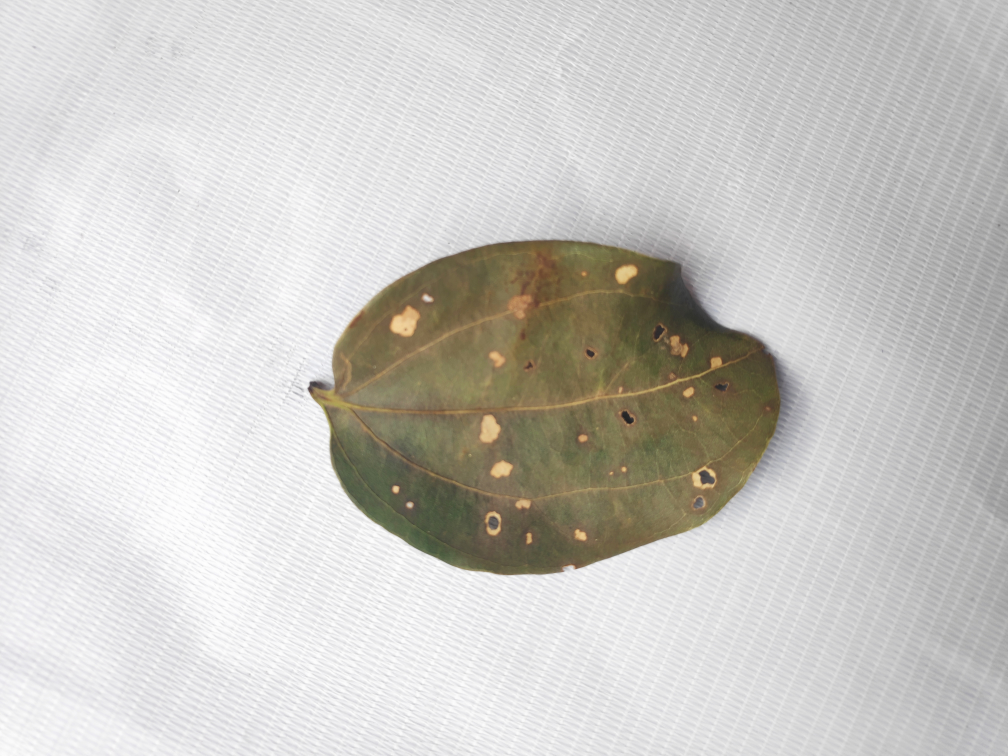
#> input picture raw_leaf_data/dried_diseased/IMG_20190214_151712.jpg, 4032 x 3024 px (shown at 1/4 size); its folder holds only this picture in this run
$ jupyter execute try.ipynb   (shell and % lines are left out)
#> lines starting #> are read from the running program, lines starting #| are printed output that depends on the picture; after the words box and inside, x2 and y2 are one past the last pixel; in counts of white or black regions, pixels touching at a corner belong together
[cell 1]
import os
import cv2
import matplotlib.pyplot as plt
import matplotlib.image as mpimg
import numpy as np

[cell 2]
# global variable
image_path = "raw_leaf_data/"

[cell 3]
def loadImages(path):
    '''
    load image folder into arrays and then return the same array
    '''
    image_files = []

    for fold in os.listdir(path):
        image_files = (image_files +
                       sorted([os.path.join(path, fold, file)
                              for file in os.listdir(
                                  os.path.join(path, fold))]))

    return image_files

[cell 4]
all_images_files = loadImages(image_path)

### Utility functions

#### Display

[cell 5]
def display_one(a, title1='Original'):
    '''
    display one image
    '''
    plt.imshow(a)
    plt.title(title1)
    plt.xticks([]), plt.yticks
    plt.show()

def display(a, b, title1='Original', title2='Edited'):
    '''
    display two images in subplots
    '''
    plt.subplot(121), plt.imshow(a), plt.title(title1)
    plt.xticks([]), plt.yticks([])

    plt.subplot(122), plt.imshow(b), plt.title(title2)
    plt.xticks([]), plt.yticks([])

    plt.show()

#### Preprocessing

[cell 6]
def resizing_image(data, h=220, w=220, use_original_size=True, show=True):
    '''
    resizing image size.
    --------------------------
    data: image file path
    h: height
    w: width
    use_original_size: Use original image size
    show: plot the image
    '''
#> called with h = 220, w = 220, use_original_size = True, show = True
    # loading image
    # getting 3 images to work with
    img  = cv2.imread(data, cv2.IMREAD_UNCHANGED)
#> img is the input picture: shape (3024, 4032, 3); mean B, G, R 197, 201.2, 203

    print("Original size:", img.shape)
#| Original size: (3024, 4032, 3)

    # -----------------------------------
    # setting dim of the resize
    if use_original_size:
        height = img.shape[0]
#> height = 3024
        width = img.shape[1]
#> width = 4032
    else:
        height = h
        width = w
    dim = (width, height)
#> dim = (4032, 3024)

    res_img = cv2.resize(img, dim, interpolation=cv2.INTER_LINEAR)

    # Checking the size
    print("Resized:", res_img.shape)
#| Resized: (3024, 4032, 3)

    # viz the images in the array
    original = res_img
    if show:
        display_one(original)

    return res_img

[cell 7]
resizing_image(all_images_files[0])

[cell 8]
def image_shape_distribution(image_file_paths=all_images_files, verbose=True):
    # loading files
    print('loading files...')
    image_sizes = []
    for i in image_file_paths:
        timg = cv2.imread(i, cv2.IMREAD_UNCHANGED).shape
        image_sizes.append(timg)
        if verbose:
            print('loaded'+ i)

    print("printing scatter plot")
    plt.scatter(x=image_sizes[0], y=image_sizes[1])
    plt.show()
    return image_sizes

[cell 9]
# (takes a few minutes to load)
#image_size_list = image_shape_distribution(verbose=False)

[cell 10]
res_img = resizing_image(all_images_files[0])
#| Original size: (3024, 4032, 3)
#| Resized: (3024, 4032, 3)

[cell 11]
# removing noise using Gaussian smoothing
no_noise=[]

plt.figure(figsize=(20, 10))
blur = cv2.GaussianBlur(res_img, (5,5), 0)
display(res_img, blur)
#> in display, `plt.show()`:
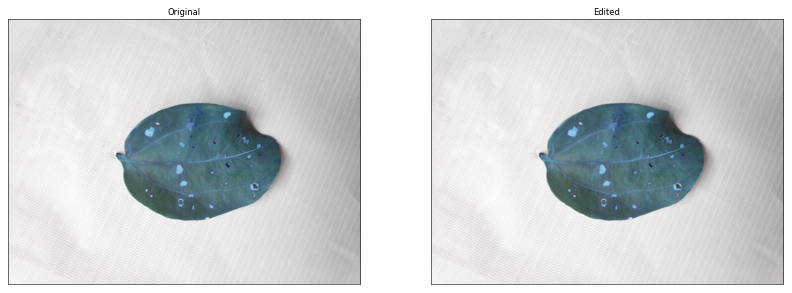
#> figure drawn by matplotlib, 2 panels; B, G, R data is drawn as R, G, B

[cell 12]
# segmentation
gray = cv2.cvtColor(res_img, cv2.COLOR_RGB2GRAY)
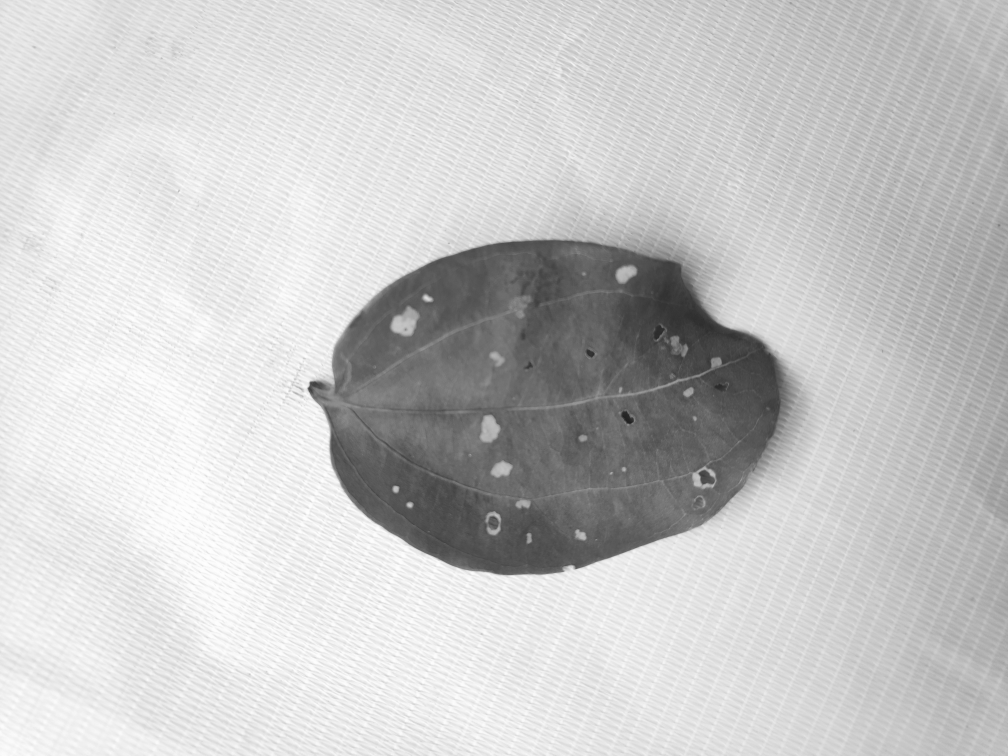
#> gray: shape (3024, 4032) (shown at 1/4 size); min 27, max 255, mean 200.3
ret, thresh = cv2.threshold(gray, 0, 255,
                            cv2.THRESH_BINARY_INV + cv2.THRESH_OTSU)
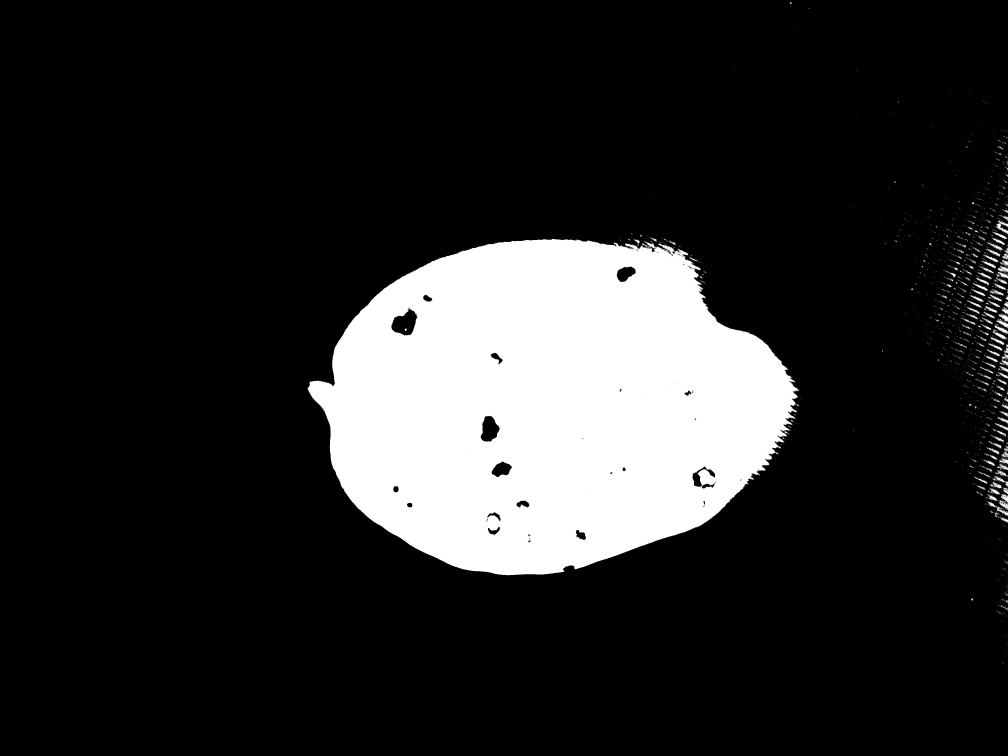
#> thresh: shape (3024, 4032) (shown at 1/4 size); 16% white; 3473 white regions (3260 under 20 px), largest, box (x1, y1, x2, y2) and area: (1231, 954, 3197, 2301) 1904069, (3986, 1255, 4032, 1313) 1082, (3985, 883, 4032, 937) 917
#> ret = 159
plt.figure(figsize=(29, 10))
# Displaying segmented images
display(res_img, thresh)
#> call 2 of display, with title1 = 'Original', title2 = 'Edited'
#> in display (call 2), `plt.show()`:
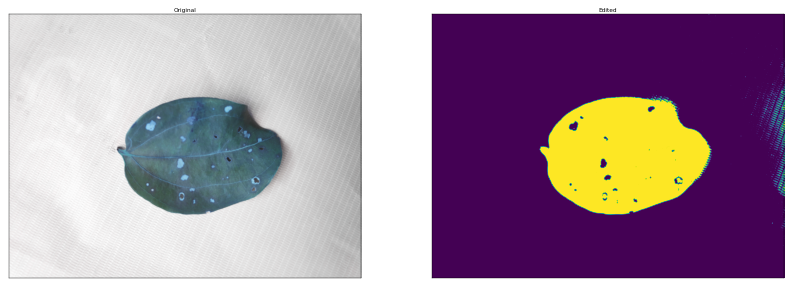
#> figure drawn by matplotlib, 2 panels; B, G, R data is drawn as R, G, B

[cell 13]
# further noise removal
kernel = np.ones((3,3), np.uint8)
opening = cv2.morphologyEx(thresh, cv2.MORPH_OPEN, kernel, iterations=2)
#> opening: shape (3024, 4032); 15.7% white; 121 white regions (1 under 20 px), largest, box (x1, y1, x2, y2) and area: (1231, 956, 3189, 2301) 1898715, (2650, 981, 2695, 1015) 552, (3990, 1283, 4032, 1307) 414

# sure background area
sure_bg = cv2.dilate(opening, kernel, iterations=3)
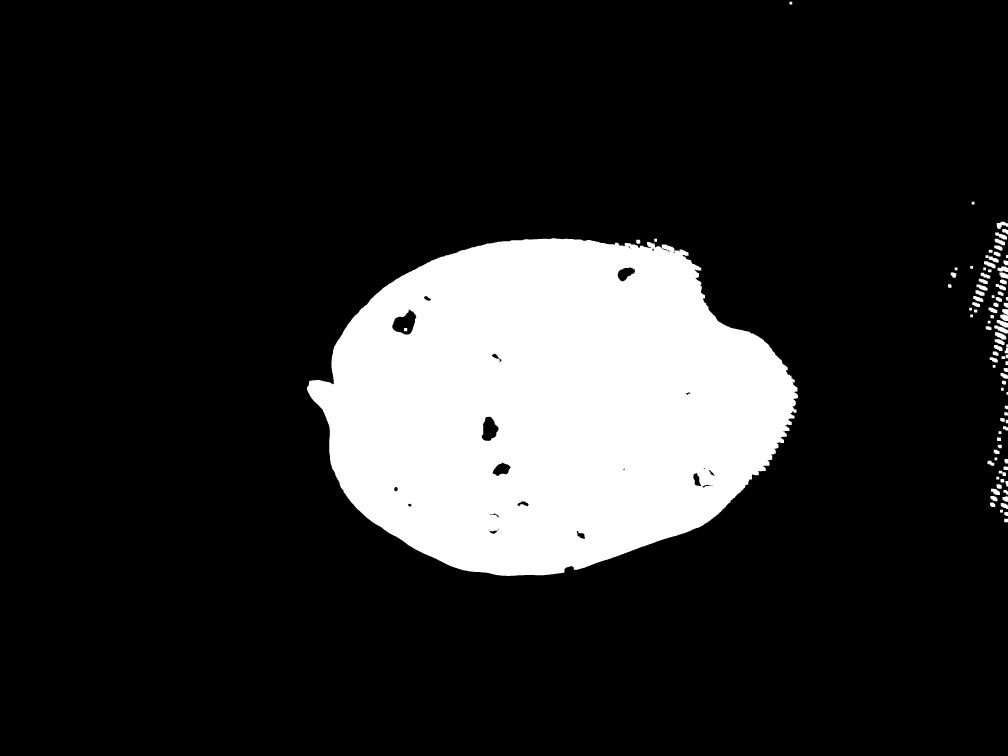
#> sure_bg: shape (3024, 4032) (shown at 1/4 size); 16.1% white; 95 white regions, largest, box (x1, y1, x2, y2) and area: (1228, 953, 3192, 2304) 1934174, (3977, 1302, 4032, 1334) 889, (3980, 1329, 4025, 1358) 799

# finding sure foreground area
dist_transform = cv2.distanceTransform(opening, cv2.DIST_L2, 5)
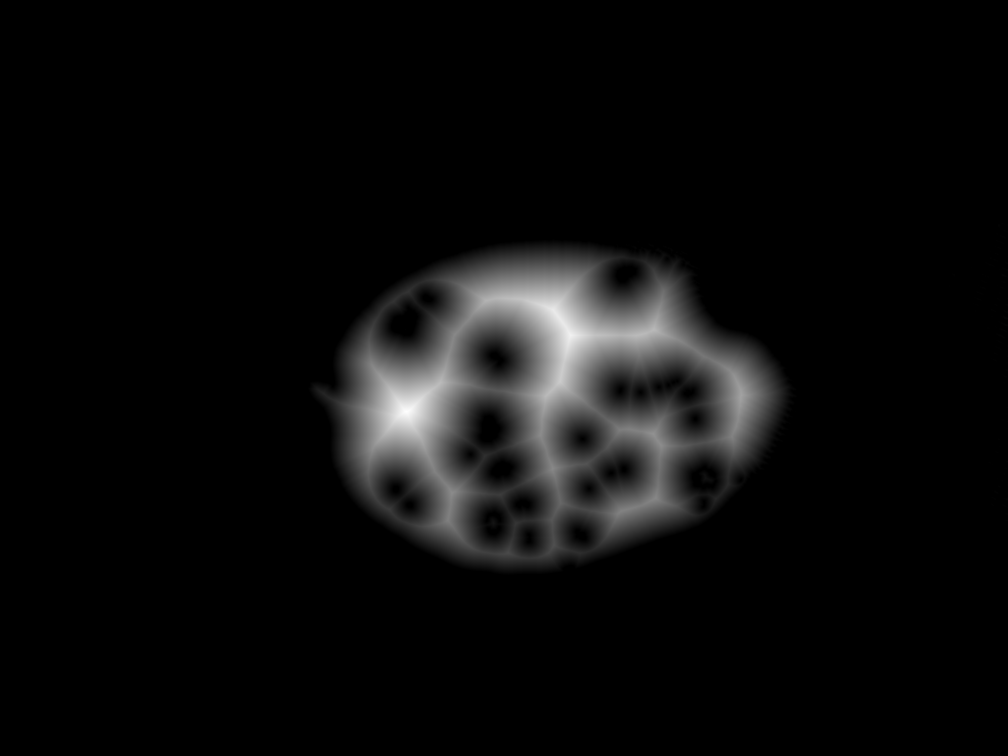
#> dist_transform: shape (3024, 4032) float32 (shown at 1/4 size); min 0, max 306, mean 14.6; drawn with min black and max white
ret, sure_fg = cv2.threshold(dist_transform, 23,
                         255, 0)
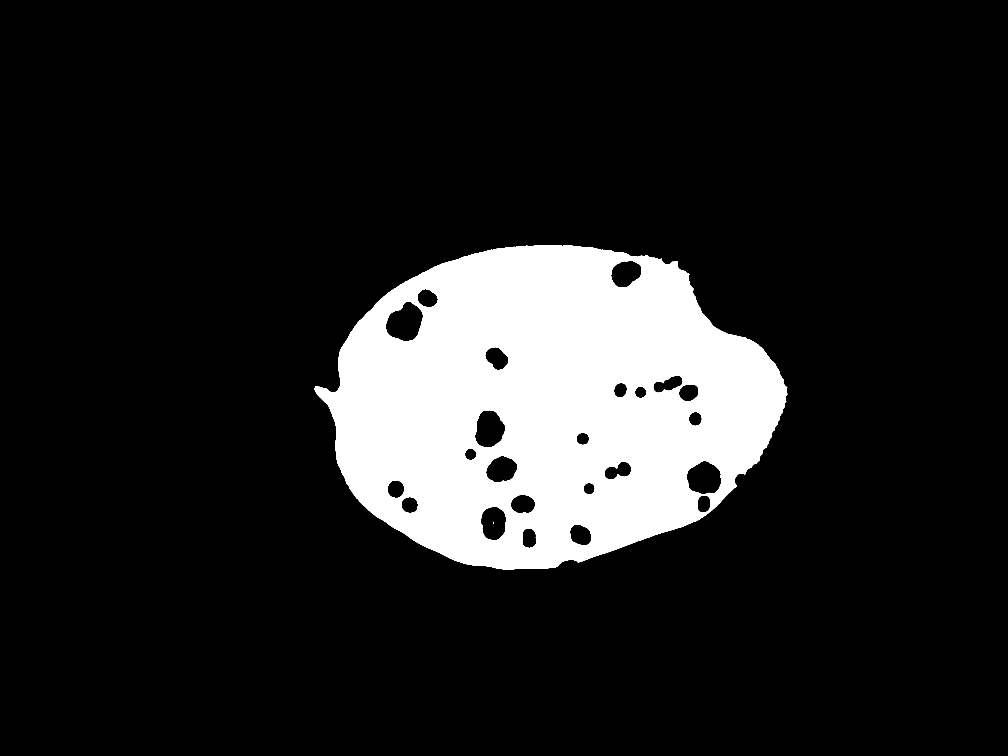
#> sure_fg: shape (3024, 4032) float32 (shown at 1/4 size); 13.6% white; 2 white regions, box (x1, y1, x2, y2) and area: (1257, 980, 3150, 2278) 1658252, (1972, 2087, 1976, 2096) 25

# displaying segmented back ground
plt.figure(figsize=(20, 10))
display(res_img, sure_fg, title2='Segmented')
